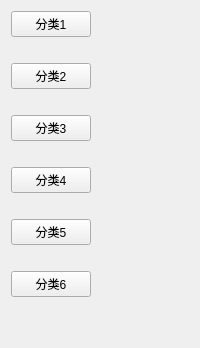
              <widget class="QWidget" name="classBtnWidget" native="true">
               <layout class="QVBoxLayout" name="verticalLayout_24">
                <item>
                 <layout class="QVBoxLayout" name="class_layout">
                  <item>
                   <widget class="QPushButton" name="pushButton_26">
                    <property name="sizePolicy">
                     <sizepolicy hsizetype="Fixed" vsizetype="Fixed">
                      <horstretch>0</horstretch>
                      <verstretch>0</verstretch>
                     </sizepolicy>
                    </property>
                    <property name="layoutDirection">
                     <enum>Qt::LeftToRight</enum>
                    </property>
                    <property name="text">
                     <string>分类1</string>
                    </property>
                    <property name="autoRepeat">
                     <bool>false</bool>
                    </property>
                    <property name="autoExclusive">
                     <bool>false</bool>
                    </property>
                    <property name="autoRepeatDelay">
                     <number>300</number>
                    </property>
                   </widget>
                  </item>
                  <item>
                   <spacer name="horizontalSpacer_27">
                    <property name="orientation">
                     <enum>Qt::Horizontal</enum>
                    </property>
                    <property name="sizeHint" stdset="0">
                     <size>
                      <width>40</width>
                      <height>20</height>
                     </size>
                    </property>
                   </spacer>
                  </item>
                  <item>
                   <widget class="QPushButton" name="pushButton_27">
                    <property name="sizePolicy">
                     <sizepolicy hsizetype="Fixed" vsizetype="Fixed">
                      <horstretch>0</horstretch>
                      <verstretch>0</verstretch>
                     </sizepolicy>
                    </property>
                    <property name="layoutDirection">
                     <enum>Qt::LeftToRight</enum>
                    </property>
                    <property name="text">
                     <string>分类2</string>
                    </property>
                    <property name="autoRepeat">
                     <bool>false</bool>
                    </property>
                    <property name="autoExclusive">
                     <bool>false</bool>
                    </property>
                    <property name="autoRepeatDelay">
                     <number>300</number>
                    </property>
                   </widget>
                  </item>
                  <item>
                   <spacer name="horizontalSpacer_28">
                    <property name="orientation">
                     <enum>Qt::Horizontal</enum>
                    </property>
                    <property name="sizeHint" stdset="0">
                     <size>
                      <width>40</width>
                      <height>20</height>
                     </size>
                    </property>
                   </spacer>
                  </item>
                  <item>
                   <widget class="QPushButton" name="pushButton_28">
                    <property name="sizePolicy">
                     <sizepolicy hsizetype="Fixed" vsizetype="Fixed">
                      <horstretch>0</horstretch>
                      <verstretch>0</verstretch>
                     </sizepolicy>
                    </property>
                    <property name="layoutDirection">
                     <enum>Qt::LeftToRight</enum>
                    </property>
                    <property name="text">
                     <string>分类3</string>
                    </property>
                    <property name="autoRepeat">
                     <bool>false</bool>
                    </property>
                    <property name="autoExclusive">
                     <bool>false</bool>
                    </property>
                    <property name="autoRepeatDelay">
                     <number>300</number>
                    </property>
                   </widget>
                  </item>
                  <item>
                   <spacer name="horizontalSpacer_29">
                    <property name="orientation">
                     <enum>Qt::Horizontal</enum>
                    </property>
                    <property name="sizeHint" stdset="0">
                     <size>
                      <width>40</width>
                      <height>20</height>
                     </size>
                    </property>
                   </spacer>
                  </item>
                  <item>
                   <widget class="QPushButton" name="pushButton_29">
                    <property name="sizePolicy">
                     <sizepolicy hsizetype="Fixed" vsizetype="Fixed">
                      <horstretch>0</horstretch>
                      <verstretch>0</verstretch>
                     </sizepolicy>
                    </property>
                    <property name="layoutDirection">
                     <enum>Qt::LeftToRight</enum>
                    </property>
                    <property name="text">
                     <string>分类4</string>
                    </property>
                    <property name="autoRepeat">
                     <bool>false</bool>
                    </property>
                    <property name="autoExclusive">
                     <bool>false</bool>
                    </property>
                    <property name="autoRepeatDelay">
                     <number>300</number>
                    </property>
                   </widget>
                  </item>
                  <item>
                   <spacer name="horizontalSpacer_30">
                    <property name="orientation">
                     <enum>Qt::Horizontal</enum>
                    </property>
                    <property name="sizeHint" stdset="0">
                     <size>
                      <width>40</width>
                      <height>20</height>
                     </size>
                    </property>
                   </spacer>
                  </item>
                  <item>
                   <widget class="QPushButton" name="pushButton_30">
                    <property name="sizePolicy">
                     <sizepolicy hsizetype="Fixed" vsizetype="Fixed">
                      <horstretch>0</horstretch>
                      <verstretch>0</verstretch>
                     </sizepolicy>
                    </property>
                    <property name="layoutDirection">
                     <enum>Qt::LeftToRight</enum>
                    </property>
                    <property name="text">
                     <string>分类5</string>
                    </property>
                    <property name="autoRepeat">
                     <bool>false</bool>
                    </property>
                    <property name="autoExclusive">
                     <bool>false</bool>
                    </property>
                    <property name="autoRepeatDelay">
                     <number>300</number>
                    </property>
                   </widget>
                  </item>
                  <item>
                   <spacer name="horizontalSpacer_31">
                    <property name="orientation">
                     <enum>Qt::Horizontal</enum>
                    </property>
                    <property name="sizeHint" stdset="0">
                     <size>
                      <width>40</width>
                      <height>20</height>
                     </size>
                    </property>
                   </spacer>
                  </item>
                  <item>
                   <widget class="QPushButton" name="pushButton_31">
                    <property name="sizePolicy">
                     <sizepolicy hsizetype="Fixed" vsizetype="Fixed">
                      <horstretch>0</horstretch>
                      <verstretch>0</verstretch>
                     </sizepolicy>
                    </property>
                    <property name="layoutDirection">
                     <enum>Qt::LeftToRight</enum>
                    </property>
                    <property name="text">
                     <string>分类6</string>
                    </property>
                    <property name="autoRepeat">
                     <bool>false</bool>
                    </property>
                    <property name="autoExclusive">
                     <bool>false</bool>
                    </property>
                    <property name="autoRepeatDelay">
                     <number>300</number>
                    </property>
                   </widget>
                  </item>
                  <item>
                   <spacer name="verticalSpacer_9">
                    <property name="orientation">
                     <enum>Qt::Vertical</enum>
                    </property>
                    <property name="sizeHint" stdset="0">
                     <size>
                      <width>20</width>
                      <height>40</height>
                     </size>
                    </property>
                   </spacer>
                  </item>
                 </layout>
                </item>
               </layout>
              </widget>
